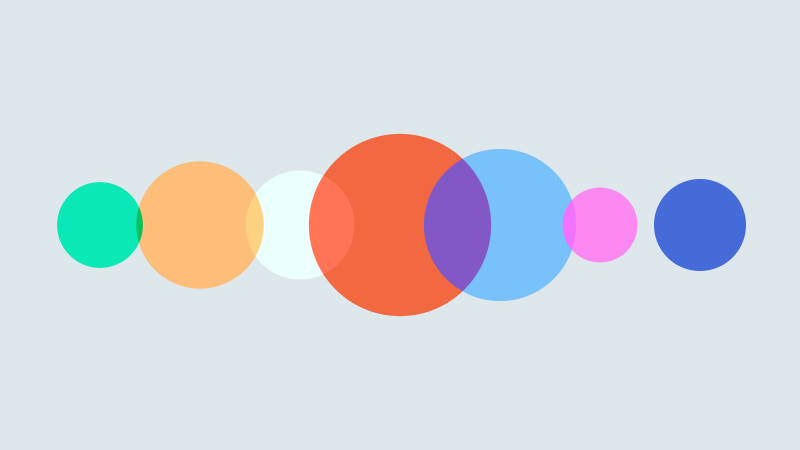
#> input picture A06/Hough Transformation/img.png, 1600 x 900 px (shown at 1/2 size)
$ python -i Program.py   (imports and definitions only)
#> lines starting #> are read from the running program, lines starting #| are printed output that depends on the picture; after the words box and inside, x2 and y2 are one past the last pixel; in counts of white or black regions, pixels touching at a corner belong together
#> further down, picture is the input picture: shape (900, 1600, 3); mean B, G, R 221.6, 216, 213.7
import numpy as np
import cv2

def show(img, waitTime=0):
    if img.min() < 0 or img.max() > 255 or img.max() - img.min() < 20:
        img=normalize(img)
    cv2.imshow('image', img)
    cv2.waitKey(waitTime)
    if not waitTime:
        cv2.destroyAllWindows()

def normalize(img):
    img = img*1.0
    img=img-np.min(img)
    print("NORMALIZING!!!")
    img/=img.max()
    img*=255.99999
    return np.uint8(img)

def edgeFilter(img):
    temp=cv2.cvtColor(img,cv2.COLOR_BGR2GRAY)
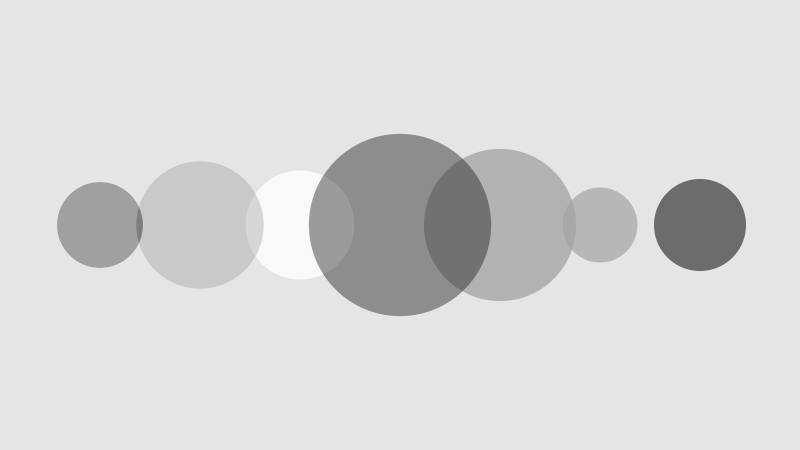
#> temp: shape (900, 1600) (shown at 1/2 size); min 108, max 249, mean 216
    kernel=np.float32([[1,2,1],[0,0,0],[-1,-2,-1]])
    Ix=cv2.filter2D(temp*1.0,-1,kernel)
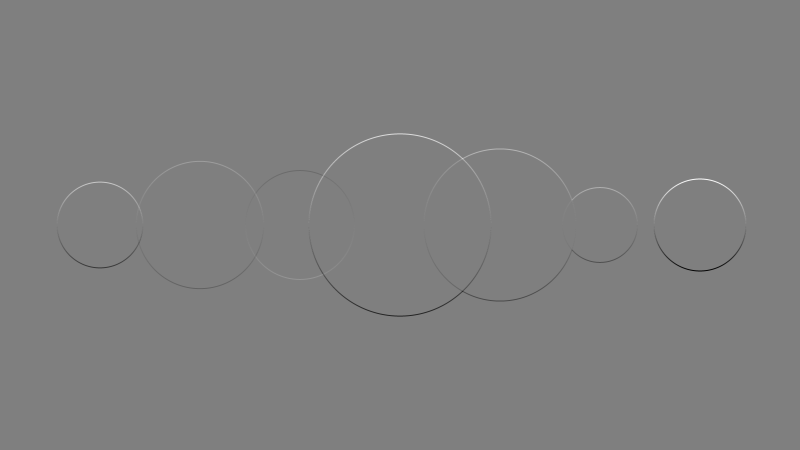
#> Ix: shape (900, 1600) float64 (shown at 1/2 size); min -484, max 484, mean 0; drawn with min black and max white
    Iy=cv2.filter2D(temp*1.0,-1,kernel.T)
    I=(Ix**2+Iy**2)**.5
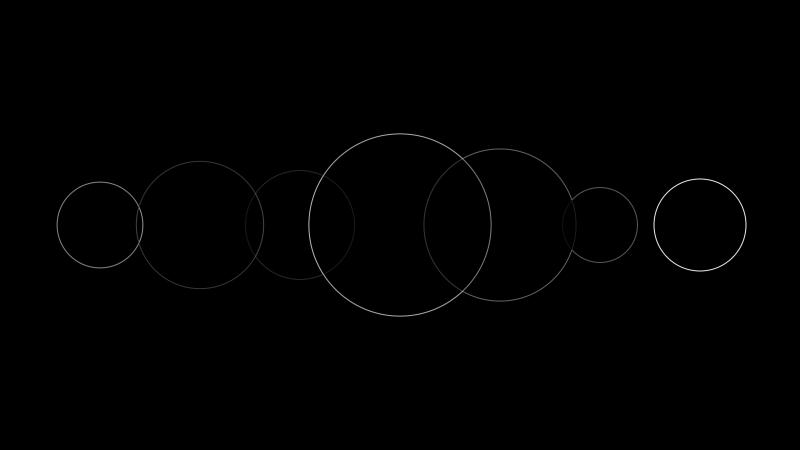
#> I: shape (900, 1600) float64 (shown at 1/2 size); min 0, max 524.4, mean 1.6; drawn with min black and max white
    return I

def energyFilter(img):
    edge=edgeFilter(img)
    edge[717:808,110:145]=-255
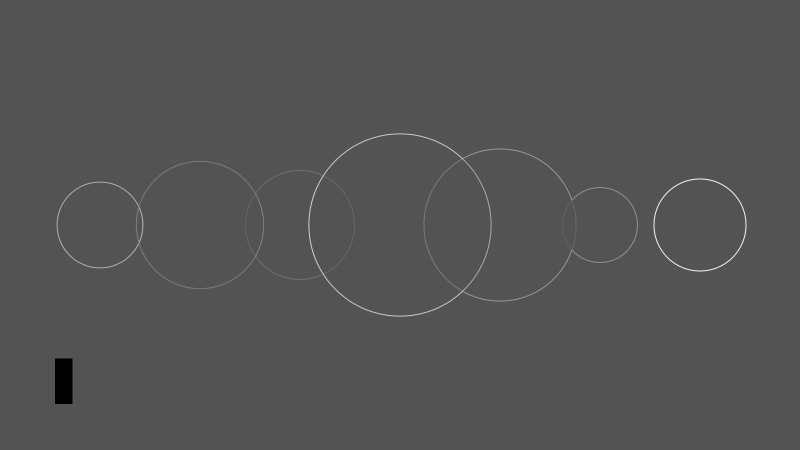
#> edge: shape (900, 1600) float64 (shown at 1/2 size); 0.22% of pixels changed, all inside (x1, y1, x2, y2) = (110, 717, 145, 808); drawn with min black and max white
    h,w=edge.shape[:2]
#> h = 900; w = 1600
    errosionKernel=np.float32([[1,1,1]])
    for j in range(h-1):
        temp=edge[j:j+1]
        temp = cv2.erode(temp,errosionKernel )
        edge[j+1:j+2]+=temp
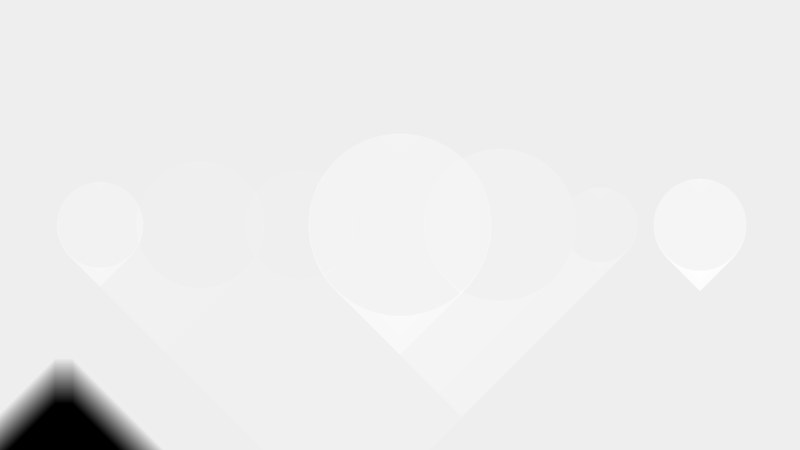
#> edge: shape (900, 1600) float64 (shown at 1/2 size); min -23205, max 1652.5, mean -246.6; drawn with min black and max white
    return np.pad(edge,([0],[1]),constant_values=edge.max()+1)


# [1 line not run here, left out]
# [1 line that did not run here, left out]
# [1 line that did not run here, left out]
d = 400 #diameter of cirlce
f = 20
# [1 line that did not run here, left out]

# makes manual circle
Y, X, D = np.mgrid[:d, :d, :d//f]
# circle = np.hypot(Y-d//2, X-d//2) == d//2
dist = np.hypot(Y-d//2, X-d//2)
circle = (dist>D*f/2-1)*(dist<D*f/2+1)

# makes circle automatically
# circle = np.zeros(((d), (d)), dtype=np.uint8)
# [1 line not run here, left out]
# show(circle)

# [1 line that did not run here, left out]
# [2 lines not run here, left out]
# votes = normalize(votes)
# [1 line that did not run here, left out]
# [3 lines not run here, left out]
# show(normalize(votes[:, :, 200//f]))

>>> import cv2
>>> picture = cv2.imread('img.png')
>>> result = energyFilter(picture)
